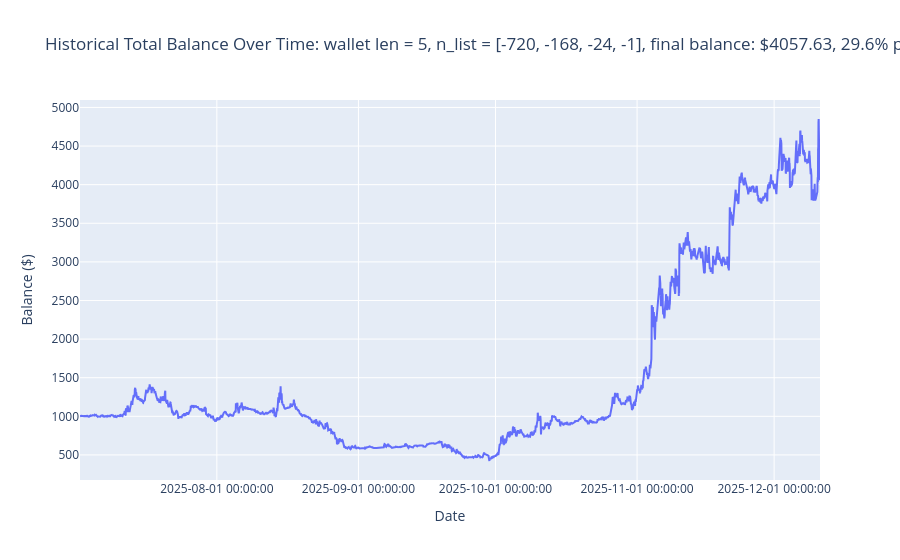

Source (notebook cell):
### Code cell
n_list = [-30*24, -7*24, -24, -1]
plot_momentum(merged_backtests_df, pct_change_merged_backtests_df, n_list)

### Figure 1 — Plotly figure (JSON) as saved in the notebook; plotly's stock layout.template omitted (floating-point values rounded to 4 significant figures; data arrays with more than 128 entries replaced by an {"elided": "..."} marker saying what was removed)
{"data": [{"mode": "lines", "name": "Total Balance", "type": "scatter", "x": {"elided": "3889 str values"}, "y": {"elided": "3889 float values"}}], "layout": {"hovermode": "x unified", "title": {"text": "Historical Total Balance Over Time: wallet len = 5, n_list = [-720, -168, -24, -1], final balance: $4057.63, 29.6% pm"}, "xaxis": {"tickformat": "%Y-%m-%d %H:%M:%S", "title": {"text": "Date"}}, "yaxis": {"title": {"text": "Balance ($)"}}}}
